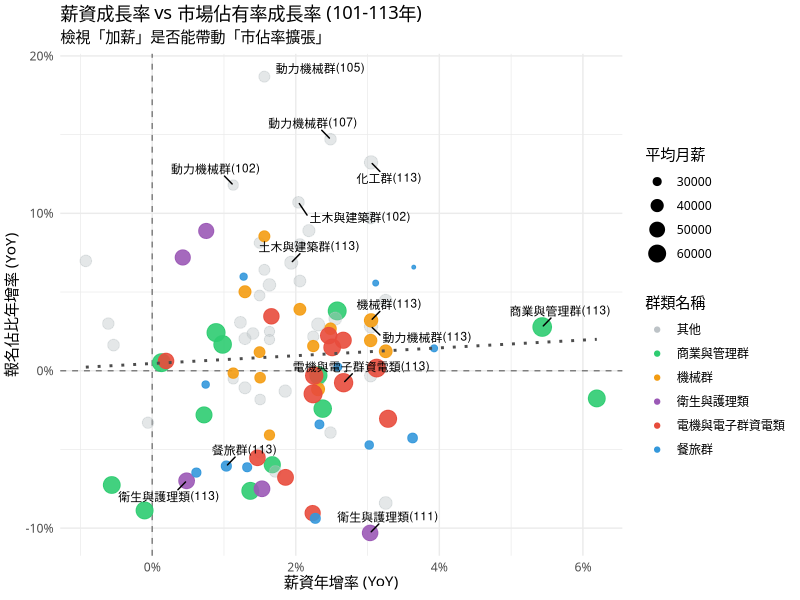
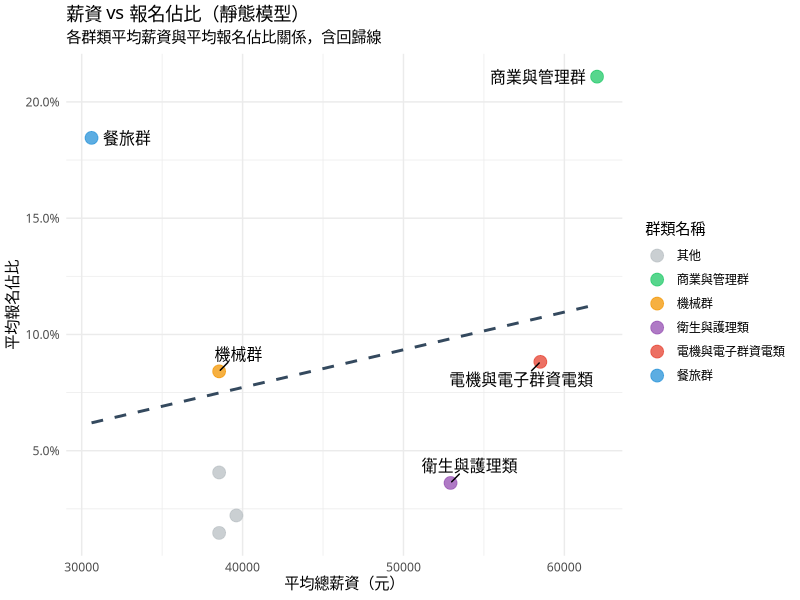

Write R code to recreate these figures, in order.
# scripts/3-3_proportion.R
#
# 目的：執行 3.3 節分析 - 科系選擇偏好與薪資關聯分析 (Market Share Analysis)
# -----------------------------------------------------------------------------

# 1. 載入必要套件
library(readr)
library(dplyr)
library(tidyr)
library(ggplot2)
library(scales)
library(ggrepel)

dir.create("output/figures", showWarnings = FALSE, recursive = TRUE)
cat("--- 步驟 1：套件載入成功 ---\n")

# 2. 載入原始資料
salary_data <- read_csv("data/salary_data_100_113.csv", show_col_types = FALSE)
registration_data <- read_csv("data/tcte_registration_100_114.csv", show_col_types = FALSE)

cat("--- 步驟 2：原始資料載入成功 ---\n")

# 3. 資料前處理：計算科系佔比 (Market Share)
registration_long <- registration_data %>%
    pivot_longer(
        cols = matches("^\\d{3}學年度$"),
        names_to = "學年度_str",
        values_to = "報名人數"
    ) %>%
    mutate(年度 = as.numeric(gsub("學年度", "", 學年度_str))) %>%
    filter(!is.na(報名人數), 群類代號 != "All", between(年度, 100, 113)) %>%
    select(群類名稱, 年度, 報名人數)

registration_proportion <- registration_long %>%
    group_by(年度) %>%
    mutate(
        當年度總報名人數 = sum(報名人數),
        報名佔比 = 報名人數 / 當年度總報名人數,
        報名佔比百分比 = 報名佔比 * 100
    ) %>%
    ungroup()

cat("--- 步驟 3：科系佔比計算完成 ---\n")

# 4. 建立對應表並合併薪資資料
mapping_table <- tribble(
    ~行業別, ~群類名稱,
    "住宿及餐飲業", "餐旅群",
    "出版影音及資通訊業", "電機與電子群資電類",
    "金融及保險業", "商業與管理群",
    "製造業", "機械群",
    "製造業", "動力機械群",
    "營建工程業", "土木與建築群",
    "醫療保健及社會工作服務業", "衛生與護理類",
    "藝術、娛樂及休閒服務業", "藝術群影視類",
    "製造業", "化工群",
)

industry_salary <- salary_data %>%
    filter(類別 == "經常性薪資", 業別 != "工業及服務業總計", between(年度, 100, 113)) %>%
    select(行業別 = 業別, 年度, 總薪資 = 值)

analysis_data <- registration_proportion %>%
    inner_join(mapping_table, by = "群類名稱", relationship = "many-to-many") %>%
    inner_join(industry_salary, by = c("行業別", "年度")) %>%
    arrange(群類名稱, 年度) %>%
    group_by(群類名稱) %>%
    mutate(
        佔比年增率 = (報名佔比 - lag(報名佔比)) / lag(報名佔比),
        薪資年增率 = (總薪資 - lag(總薪資)) / lag(總薪資)
    ) %>%
    ungroup() %>%
    filter(!is.na(佔比年增率))

cat("--- 步驟 4：資料合併與成長率計算完成 ---\n")

# 5. 視覺化分析
key_groups <- c("電機與電子群資電類", "衛生與護理類", "機械群", "商業與管理群", "餐旅群")

# 5.1 科系佔比趨勢圖 (Line Chart) - 註解掉未使用
# ggsave("output/figures/market_share_trends_line.png", p1, width = 10, height = 6, dpi = 300)

# 5.2 薪資成長率 vs 佔比成長率 散佈圖 (四象限分析)
plot_data_scatter <- analysis_data %>%
    mutate(
        Highlight = ifelse(群類名稱 %in% key_groups, 群類名稱, "其他"),
        Alpha = ifelse(群類名稱 %in% key_groups, 0.9, 0.4),
        Quadrant = case_when(
            薪資年增率 > 0 & 佔比年增率 > 0 ~ "Q1: 雙贏 (薪資漲/佔比增)",
            薪資年增率 <= 0 & 佔比年增率 > 0 ~ "Q2: 高CP值 (薪資平/佔比增)",
            薪資年增率 <= 0 & 佔比年增率 <= 0 ~ "Q3: 雙輸 (薪資平/佔比減)",
            薪資年增率 > 0 & 佔比年增率 <= 0 ~ "Q4: 錯失良機 (薪資漲/佔比減)"
        )
    )

p2 <- ggplot(plot_data_scatter, aes(x = 薪資年增率, y = 佔比年增率)) +
    geom_hline(yintercept = 0, linetype = "dashed", color = "gray50") +
    geom_vline(xintercept = 0, linetype = "dashed", color = "gray50") +
    geom_point(aes(color = Highlight, alpha = Alpha, size = 總薪資)) +
    geom_smooth(method = "lm", se = FALSE, color = "gray30", linetype = "dotted", alpha = 0.5) +
    geom_text_repel(
        data = subset(plot_data_scatter, 年度 == 113 | abs(佔比年增率) > 0.1 | abs(薪資年增率) > 0.1),
        aes(label = paste0(群類名稱, "(", 年度, ")")),
        size = 3,
        max.overlaps = 50,
        box.padding = 0.5,
        force = 2
    ) +
    scale_color_manual(values = c(
        "電機與電子群資電類" = "#E74C3C", # 紅
        "衛生與護理類" = "#9B59B6", # 紫
        "機械群" = "#F39C12", # 橘
        "商業與管理群" = "#2ECC71", # 綠
        "餐旅群" = "#3498DB", # 藍
        "其他" = "#BDC3C7" # 灰
    )) +
    scale_alpha_identity() +
    scale_x_continuous(labels = percent) +
    scale_y_continuous(labels = percent) +
    labs(
        title = "薪資成長率 vs 市場佔有率成長率 (101-113年)",
        subtitle = "檢視「加薪」是否能帶動「市佔率擴張」",
        x = "薪資年增率 (YoY)",
        y = "報名佔比年增率 (YoY)",
        color = "群類名稱",
        size = "平均月薪"
    ) +
    theme_minimal(base_family = "Microsoft JhengHei") +
    theme(legend.position = "right")

# 修改檔名以符合章節
ggsave("output/figures/3_3_salary_vs_share_growth.png", p2, width = 10, height = 6, dpi = 300)
cat("已儲存: output/figures/3_3_salary_vs_share_growth.png\n")

cat("--- 步驟 5：圖表已輸出至 output/figures/ ---\n")

# 6. 統計模型分析
# 靜態模型：使用所有年度資料，檢視長期平均關係
model_static <- lm(報名佔比 ~ 總薪資, data = analysis_data)
# 動態模型：使用所有年度成長率資料
model_dynamic <- lm(佔比年增率 ~ 薪資年增率, data = analysis_data)

# 6.1 靜態模型視覺化：薪資 vs 報名佔比散佈圖（含回歸線與重點群類標註）
static_scatter_data <- analysis_data %>%
    group_by(群類名稱) %>%
    summarise(
        平均薪資 = mean(總薪資, na.rm = TRUE),
        平均報名佔比 = mean(報名佔比, na.rm = TRUE)
    ) %>%
    ungroup() %>%
    mutate(Highlight = ifelse(群類名稱 %in% key_groups, 群類名稱, "其他"))

p_static <- ggplot(static_scatter_data, aes(x = 平均薪資, y = 平均報名佔比)) +
    geom_point(aes(color = Highlight), size = 4, alpha = 0.8) +
    geom_smooth(method = "lm", se = FALSE, color = "#34495E", linetype = "dashed") +
    geom_text_repel(
        data = subset(static_scatter_data, Highlight != "其他"),
        aes(label = 群類名稱),
        size = 4,
        box.padding = 0.5,
        force = 2
    ) +
    scale_color_manual(values = c(
        "電機與電子群資電類" = "#E74C3C",
        "衛生與護理類" = "#9B59B6",
        "機械群" = "#F39C12",
        "商業與管理群" = "#2ECC71",
        "餐旅群" = "#3498DB",
        "其他" = "#BDC3C7"
    )) +
    scale_y_continuous(labels = percent_format(accuracy = 0.1)) +
    labs(
        title = "薪資 vs 報名佔比（靜態模型）",
        subtitle = "各群類平均薪資與平均報名佔比關係，含回歸線",
        x = "平均總薪資（元）",
        y = "平均報名佔比",
        color = "群類名稱"
    ) +
    theme_minimal(base_family = "Microsoft JhengHei") +
    theme(legend.position = "right")

ggsave("output/figures/3_3_salary_vs_share_static.png", p_static, width = 9, height = 6, dpi = 300)
cat("已儲存: output/figures/3_3_salary_vs_share_static.png\n")

output_file <- "output/proportion_regression_results.txt"
sink(output_file)
cat("======================================================\n")
cat("分析報告：科系報名佔比與薪資之關聯分析 (100-113年)\n")
cat("======================================================\n\n")
cat("1. 靜態模型 (Model Static)\n")
cat("說明：檢視「絕對薪資」與「報名佔比」的關係\n")
print(summary(model_static))
cat("\n------------------------------------------------------\n\n")
cat("2. 動態模型 (Model Dynamic)\n")
cat("說明：檢視「薪資年增率」與「佔比年增率」的關係\n")
print(summary(model_dynamic))
cat("\n------------------------------------------------------\n\n")
cat("3. 資料摘要 (前 10 筆)\n")
print(head(analysis_data, 10))
sink()

cat("--- 步驟 6：統計分析完成，結果已儲存至", output_file, "---\n")
